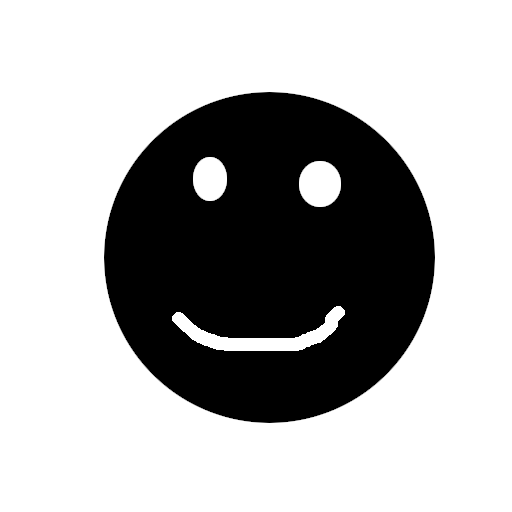
#> input picture examples/test.png, 512 x 512 px
$ python rastercarve.py ../examples/test.png --width 1.0
#> lines starting #> are read from the running program, lines starting #| are printed output that depends on the picture
#!/usr/bin/env python
# -*- coding: utf-8 -*-
##############################################################################
# Rastercarve 1.0
#
# Copyright (C) 2019 Franklin Wei
#
# This program is free software; you can redistribute it and/or
# modify it under the terms of the GNU General Public License
# as published by the Free Software Foundation; either version 2
# of the License, or (at your option) any later version.
#
# This software is distributed on an "AS IS" basis, WITHOUT WARRANTY OF ANY
# KIND, either express or implied.

"""
rastercarve: a raster engraving G-code generator

Usage: rastercarve.py IMAGE

This program outputs G-code to engrave a bitmap image on a 3-axis
milling machine.
"""

import argparse
import cv2 # image scaling
import math
import numpy as np # a little vector stuff
import sys
from tqdm import tqdm # progress bar

__version__ = '1.0'

glob_args = None

##### Default parameters
#### Machine configuration
DEF_FEED_RATE = 100 # in / min
DEF_PLUNGE_RATE = 30 # in / min
DEF_RAPID_RATE = 240 # in / min (used only for time estimation)
DEF_SAFE_Z = .1 # tool will start/end this high from material
DEF_TRAVERSE_Z = 2 # ending height (in)
DEF_MAX_DEPTH = .080 # full black is this many inches deep
DEF_TOOL_ANGLE = 30 # included angle of tool (we assume a V-bit). change if needed

#### Cutting parameters
DEF_STEPOVER = 110
DEF_LINE_ANGLE = 22.5 # angle of lines across image, [0-90) degrees
DEF_LINEAR_RESOLUTION = .01 # spacing between image samples along a line (inches)

#### Image interpolation
SUPERSAMPLE = 2 # scale heightmap by this factor before cutting

#### Internal stuff - don't mess with this
DEG2RAD = math.pi / 180

#### Parameter constraints
CONSTRAINTS = [
    '0 <= glob_args.line_angle < 90',
    '0 < glob_args.tool_angle < 180',
    '0 < glob_args.feed_rate',
    '0 < glob_args.plunge_rate',
    '0 < glob_args.safe_z',
    '0 < glob_args.traverse_z',
    '0 < glob_args.max_depth',
    '100 <= glob_args.stepover',
    '0 < glob_args.linear_resolution',
    '(hasattr(glob_args, "height") and glob_args.height > 0) or (hasattr(glob_args, "width") and glob_args.width > 0)'
]

# floating-point range
def frange(x, y, jump):
    # this is hugely inefficient but gives us nice progress bar
    # stats... what matters more?
    ret = []
    while x < y:
        ret.append(x)
        x += jump
    return ret

def eprint(s):
    if not hasattr(glob_args, 'quiet'):
        print(s, file=sys.stderr)

debug_msgs = 0
def debug(str):
    global debug_msgs
    if hasattr(glob_args, 'debug'):
        eprint(str)
    debug_msgs += 1

line = 1
gcodebuf = ""
def gcode(s):
    global line
    print((s if hasattr(glob_args, 'suppress_linenos') else "N%d %s" % (line, s)) )
    line += 1

pathlen = 0 # in
rapidlen = 0 # in
plungelen = 0 # in
movelen = 0 # in
pathtime = 0 # sec
lastpos = None

# movetype: 1 = feed, 2 = rapid, 3 = plunge
def updatePos(pos, feedrate, movetype):
    global pathlen, rapidlen, plungelen, movelen, lastpos, pathtime
    if lastpos is None:
        lastpos = pos
        return
    d = np.linalg.norm(pos - lastpos)
    pathlen += d

    # account for different types of moves separately
    if movetype == 1:
        movelen += d
    elif movetype == 2:
        rapidlen += d
    elif movetype == 3:
        plungelen += d

    pathtime += d / (feedrate / 60)
    lastpos = pos

# reflect as needed
def transform(x, y):
    return x, -y

# we will negate the Y axis in all these
def move(x, y, z, f):
    x, y = transform(x, y)
    gcode("G1 F%d X%f Y%f Z%f" % (f, x, y, z))
    updatePos(np.array([x, y, z]), f, 1)

def moveRapid(x, y, z):
    x, y = transform(x, y)
    gcode("G0 X%f Y%f Z%f" % (x, y, z))
    updatePos(np.array([x, y, z]), glob_args.rapid_rate, 2)

def moveSlow(x, y, z):
    x, y = transform(x, y)
    f = glob_args.plunge_rate
    gcode("G1 F%d X%f Y%f Z%f" % (f, x, y, z))
    updatePos(np.array([x, y, z]), f, 3)

def moveRapidXY(x, y):
    x, y = transform(x, y)
    gcode("G0 X%f Y%f" % (x, y))
    updatePos(np.array([x, y, lastpos[2]]), glob_args.rapid_rate, 2)

def moveZ(z, f):
    gcode("G1 F%d Z%f" % (f, z))
    newpos = lastpos
    newpos[2] = z
    updatePos(newpos, f, 2)

def getPix(image, x, y):
    # clamp
    x = max(0, min(int(x), image.shape[1]-1))
    y = max(0, min(int(y), image.shape[0]-1))

    return image[y, x]

# return how deep to cut given a pixel value
def getDepth(pix):
    # may want to do gamma mapping
    return -float(pix) / 256 * glob_args.max_depth

def inBounds(img_size, x):
    return 0 <= x[0] and x[0] < img_size[0] and 0 <= x[1] and x[1] < img_size[1]

# Engrave one line across the image. start and d are vectors in the
# output space representing the start point and direction of
# machining, respectively. start should be on the border of the image,
# and d should point INTO the image.
def engraveLine(img_interp, img_size, ppi, start, d, step):
    v = start
    d = d / np.linalg.norm(d)

    if not inBounds(img_size, v):
        debug("Refusing to engrave out of bounds. (Possible programming error, you idiot!): %s, %s" % (v, img_size))
        return start

    moveZ(glob_args.safe_z, glob_args.plunge_rate)
    moveRapidXY(v[0], v[1])

    first = True

    while inBounds(img_size, v):
        img_x = int(round(v[0] * ppi))
        img_y = int(round(v[1] * ppi))
        x, y = v
        depth = getDepth(getPix(img_interp, img_x, img_y))
        if not first:
            move(x, y, depth, glob_args.feed_rate)
        else:
            first = False
            moveSlow(x, y, depth)

        v += step * d
    # return last engraved point
    return v - step * d

def checkCondition(cond):
    success = eval(cond)
    if not success:
        eprint("ERROR: Invalid parameter: %s" % cond)
    return success

def doEngrave():
    # check parameter sanity
    for c in CONSTRAINTS:
        if not checkCondition(c):
            eprint("Refusing to generate G-code.")
            return

    # invert and convert to grayscale
    img = ~cv2.cvtColor(cv2.imread(glob_args.filename), cv2.COLOR_BGR2GRAY)
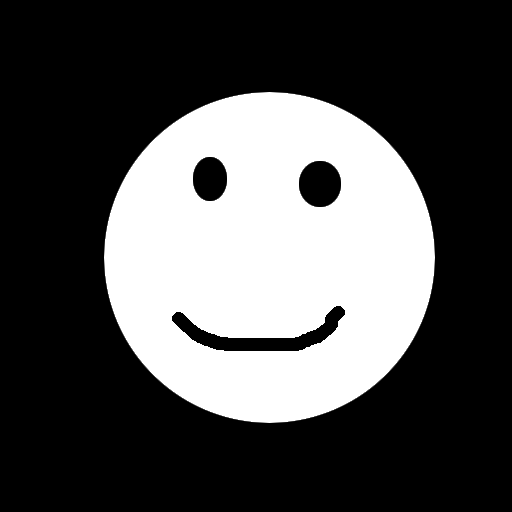
#> img: shape (512, 512); min 0, max 255, mean 78.4

    orig_h, orig_w = img.shape[:2]
#> orig_h = 512; orig_w = 512

    img_w, img_h = img_size = (glob_args.width, glob_args.width * (orig_h / orig_w)) if hasattr(glob_args, 'width') else (glob_args.height * (orig_w / orig_h), glob_args.height)
#> img_w = 1; img_h = 1; img_size = (1, 1)
    img_ppi = orig_w / img_w # should be the same for X and Y directions
#> img_ppi = 512

    depth2width = 2 * math.tan(glob_args.tool_angle / 2 * DEG2RAD) # multiply by this to get the width of a cut
    line_width = glob_args.max_depth * depth2width
    line_spacing = glob_args.stepover * line_width / 100.0 # orthogonal distance between lines
    output_ppi = 1 / glob_args.linear_resolution # linear PPI of engraved image

    # scale up the image with interpolation
    # we want the image DPI to match our engraving DPI (which is glob_args.linear_resolution)
    scale_factor = SUPERSAMPLE * output_ppi / img_ppi
#> scale_factor = 0.391
    img_interp = cv2.resize(img, None, fx = scale_factor, fy = scale_factor)
    interp_ppi = img_ppi * scale_factor
#> interp_ppi = 200

    # preamble: https://www.instructables.com/id/How-to-write-G-code-basics/
    print("( Generated by rastercarve: github.com/built1n/rastercarve )")
    print("( Image name: %s )" % (glob_args.filename))
    gcode("G00 G90 G80 G28 G17 G20 G40 G49\n")
    gcode("M03") # start spindle

    d = np.array([math.cos(glob_args.line_angle * DEG2RAD),
                  -math.sin(glob_args.line_angle * DEG2RAD)])

    max_y = img_h + img_w * -d[1] / d[0] # highest Y we'll loop to
#> max_y = 1.41
    yspace = line_spacing / math.cos(glob_args.line_angle * DEG2RAD) # vertical spacing between lines
    xspace = line_spacing / math.sin(glob_args.line_angle * DEG2RAD) if glob_args.line_angle != 0 else 0 # horizontal space

    nlines = round(max_y / yspace)
#> nlines = 28

    ### Generate toolpath
    moveRapid(0, 0, glob_args.safe_z)
    end = None

    for y in tqdm(frange(0, max_y - yspace, yspace * 2),
                  desc='Generating G-code',
                  unit=' lines',
                  unit_scale = 2,
                  disable = hasattr(glob_args, 'quiet')): # we engrave two lines per loop
        start = np.array([0, y]).astype('float64')

        # start some vectors on the bottom edge of the image
        if d[1] != 0:
            c = (img_h - y) / d[1] # solve (start + cd)_y = h for c
            if c >= 0:
                start += (c + glob_args.linear_resolution) * d

        start = engraveLine(img_interp, img_size, interp_ppi, start, d, glob_args.linear_resolution)

        # now engrave the other direction
        # we just need to flip d and move start over

        # see which side of the image the last line ran out on (either top or right side)
        last = start + glob_args.linear_resolution * d

        if last[1] < 0:
            start[0] += xspace
        else:
            start[1] += yspace

        # check if we ran out the top-right corner (this needs special treatment)
        if start[0] >= img_w:
            debug("Special case TRIGGERED")
            c = (start[0] - img_w) / d[0]
            start -= (c + glob_args.linear_resolution * .01) * d

        end = engraveLine(img_interp, img_size, interp_ppi, start, -d, glob_args.linear_resolution)
#> this loop made 14 passes
#> last on pass 1: [0.00924, -0.00383]
#> last on pass 2: [0.249, -0.00124]

    moveSlow(end[0], end[1], glob_args.traverse_z)
    moveRapid(0, 0, glob_args.traverse_z)

    gcode("M05") # stop spindle

    ### Dump stats
    eprint("=== Statistics ===")
    eprint("Input resolution: %dx%d px" % (orig_w, orig_h))
    eprint("Output dimensions: %.2f\" wide by %.2f\" tall = %.1f in^2" % (img_w, img_h, img_w * img_h))
    eprint("Max line depth: %.3f in" % (glob_args.max_depth))
    eprint("Max line width: %.3f in (%.1f deg V-bit)" % (line_width, glob_args.tool_angle))
    eprint("Line spacing: %.3f in (%d%% stepover)" % (line_spacing, int(round(glob_args.stepover))))
    eprint("Line angle: %.1f deg" % (glob_args.line_angle))
    eprint("Number of lines: %d" % (nlines))
    eprint("Input resolution:  %.1f PPI" % (img_ppi))
    eprint("Output resolution: %.1f PPI" % (output_ppi))
    eprint("Scaled image by f=%.2f (%.1f PPI)" % (scale_factor, interp_ppi))
    eprint("Total toolpath length: %.1f in" % (pathlen))
    eprint(" - Rapids:  %.1f in (%.1f s)" % (rapidlen, rapidlen / (glob_args.rapid_rate / 60)))
    eprint(" - Plunges: %.1f in (%.1f s)" % (plungelen, plungelen / (glob_args.plunge_rate / 60)))
    eprint(" - Moves:   %.1f in (%.1f s)" % (movelen, movelen / (glob_args.feed_rate / 60)))
    eprint("Feed rate: %.1f in/min" % (glob_args.feed_rate))
    eprint("Plunge rate: %.1f in/min" % (glob_args.plunge_rate))
    eprint("Estimated machining time: %.1f sec" % (pathtime))

    if not hasattr(glob_args, 'debug') and debug_msgs > 0:
        eprint("%d suppressed debug message(s)." % (debug_msgs))

def main():
    parser = argparse.ArgumentParser(formatter_class=argparse.ArgumentDefaultsHelpFormatter,
                                     description='Generate G-code to engrave raster images.',
                                     epilog='Defaults are usually safe to leave unchanged.')
    parser.add_argument('filename', help='input image (any OpenCV-supported format)')

    dim_group = parser.add_argument_group('output dimensions', 'Exactly one required.')
    mutex_group = dim_group.add_mutually_exclusive_group(required=True)
    mutex_group.add_argument('--width', help='output width (in)', action='store', dest='width', type=float, default=argparse.SUPPRESS)
    mutex_group.add_argument('--height', help='output height (in)', action='store', dest='height', type=float, default=argparse.SUPPRESS)

    mach_group = parser.add_argument_group('machine configuration')
    mach_group.add_argument('-f', help='engraving feed rate (in/min)', action='store', dest='feed_rate', default=DEF_FEED_RATE, type=float)
    mach_group.add_argument('-p', help='engraving plunge rate (in/min)', action='store', dest='plunge_rate', default=DEF_PLUNGE_RATE, type=float)
    mach_group.add_argument('--rapid', help='rapid traverse rate (for time estimation only)', action='store', dest='rapid_rate', default=DEF_RAPID_RATE, type=float)
    mach_group.add_argument('-z', help='rapid Z traverse height (in)', action='store', dest='safe_z', default=DEF_SAFE_Z, type=float)
    mach_group.add_argument('--end-z', help='Z height of final traverse (in)', action='store', dest='traverse_z', default=DEF_TRAVERSE_Z, type=float)
    mach_group.add_argument('-d', help='maximum engraving depth (in)', action='store', dest='max_depth', default=DEF_MAX_DEPTH, type=float)
    mach_group.add_argument('-t', help='included angle of tool (deg)', action='store', dest='tool_angle', default=DEF_TOOL_ANGLE, type=float)

    cut_group = parser.add_argument_group('engraving parameters')
    cut_group.add_argument('-a', help='angle of grooves from horizontal (deg)', action='store', dest='line_angle', default=DEF_LINE_ANGLE, type=float)
    cut_group.add_argument('-s', help='stepover percentage (affects spacing between lines)', action='store', dest='stepover', default=DEF_STEPOVER, type=float)
    cut_group.add_argument('-r', help='distance between successive G-code points (in)', action='store', dest='linear_resolution', default=DEF_LINEAR_RESOLUTION, type=float)

    gcode_group = parser.add_argument_group('G-code parameters')
    gcode_group.add_argument('--no-line-numbers', help='suppress G-code line numbers (dangerous on ShopBot!)', action='store_true', dest='suppress_linenos', default=argparse.SUPPRESS)

    parser.add_argument('--debug', help='print debug messages', action='store_true', dest='debug', default=argparse.SUPPRESS)
    parser.add_argument('-q', help='disable progress and statistics', action='store_true', dest='quiet', default=argparse.SUPPRESS)
    parser.add_argument('--version', help="show program's version number and exit", action='version', version=__version__)

    global glob_args
    glob_args = parser.parse_args()
    debug(glob_args)

    doEngrave()

if __name__=="__main__":
    main()
